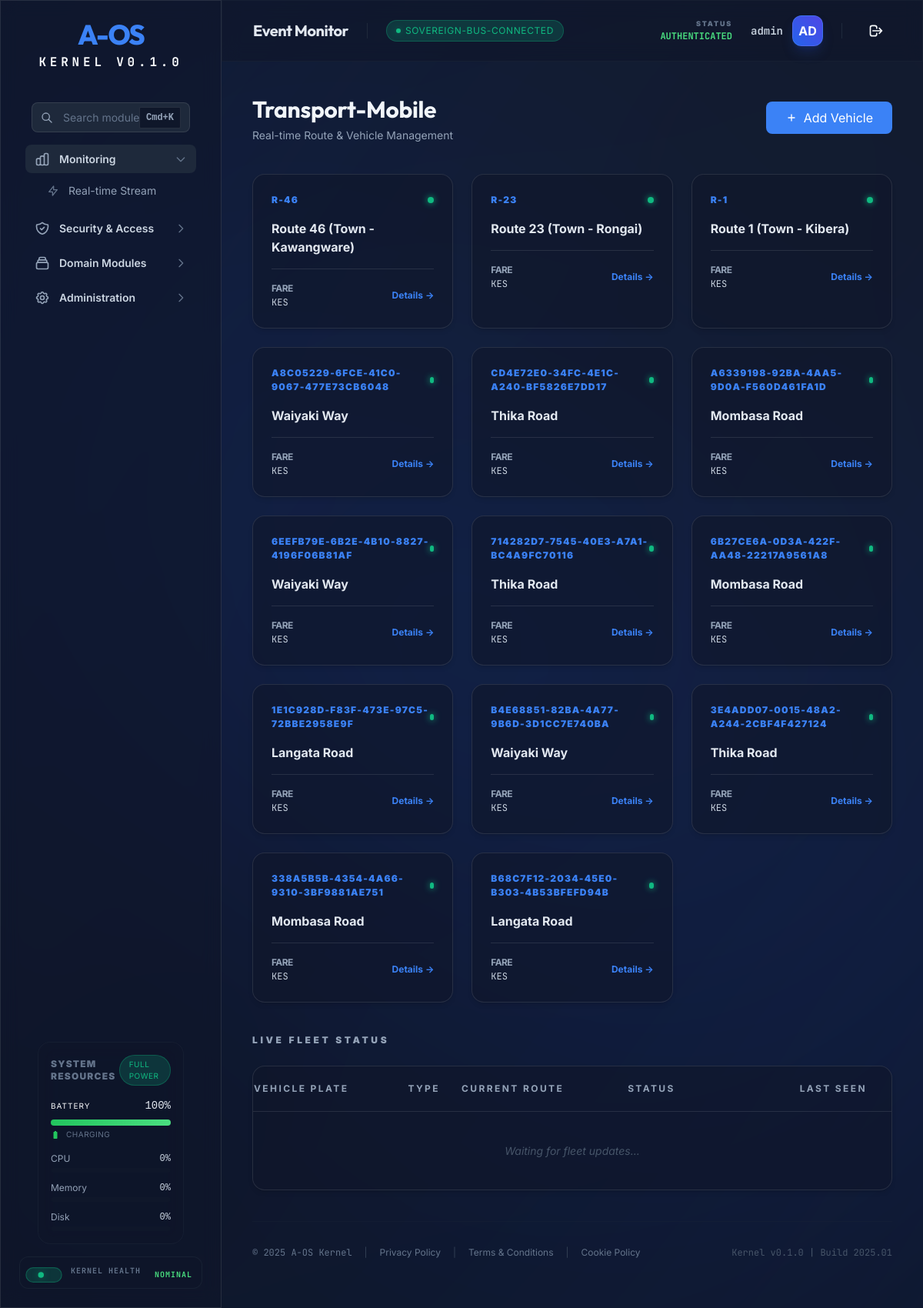
Screenshot of /transport/ (signed in) with the database file from the repository.
### tables this page shows
CREATE TABLE transport_zones (
        id TEXT PRIMARY KEY,
        name TEXT NOT NULL,
        type TEXT NOT NULL, -- road, area, stage, junction
        location_scope TEXT,
        active BOOLEAN DEFAULT 1,
        created_at DATETIME DEFAULT CURRENT_TIMESTAMP
    );

### aos/api/routers/transport.py (the view)
@router.get("/", response_class=HTMLResponse)
async def transport_root(request: Request, current_user: dict = Depends(get_current_operator)):
    if not transport_state.module:
        return HTMLResponse("TransportModule not initialized", status_code=500)
    routes = transport_state.module.list_routes()
    return templates.TemplateResponse(
        "transport.html",
        {
            "request": request,
            "user": current_user,
            "routes": routes
        }
    )

### aos/api/templates/transport.html (shortened to what this page needs)
{% extends "dashboard.html" %}
{% block content %}
<div class="space-y-10 fade-in">
    <div class="flex items-center justify-between">
        <div>
            <h2 class="aos-h2 text-[var(--aos-neutral-100)]">Transport-Mobile</h2>
            <p class="aos-text-muted aos-text-sm aos-mt-1">Real-time Route & Vehicle Management</p>
        </div>
        <div class="flex space-x-4">
            <button class="aos-btn aos-btn-primary aos-size-md" hx-get="/transport/vehicle/new"
                hx-target="#transport-modal-content"
                onclick="document.getElementById('transport-modal').classList.remove('hidden')">
                <svg class="w-4 h-4" fill="none" stroke="currentColor" viewBox="0 0 24 24">
                    <path stroke-linecap="round" stroke-linejoin="round" stroke-width="2" d="M12 6v6m0 0v6m0-6h6m0-0H6">
                    </path>
                </svg>
                <span>Add Vehicle</span>
            </button>
        </div>
    </div>
    <div class="grid grid-cols-1 md:grid-cols-3 gap-6">
        {% for route in routes %}
        {% call card(class="hover:border-[var(--aos-primary-base)]/50 transition-colors cursor-pointer group") %}
        <div class="flex items-center justify-between mb-4">
            <span class="aos-text-xs font-black text-[var(--aos-primary-base)] uppercase tracking-widest">{{ route.id
                }}</span>
            <div class="w-2 h-2 rounded-full bg-[var(--aos-success-base)] shadow-[0_0_8px_var(--aos-success-base)]">
            </div>
        </div>
        <h4
            class="aos-text-lg font-bold text-[var(--aos-neutral-200)] group-hover:text-[var(--aos-primary-base)] transition-colors">
            {{ route.name }}</h4>
        <div class="mt-4 pt-4 border-t border-[var(--aos-surface-border)] flex items-center justify-between">
            <div class="aos-text-xs aos-text-muted">
                <span class="block uppercase font-bold tracking-tighter">Fare</span>
                <span class="text-[var(--aos-neutral-300)] aos-text-mono">KES {{ route.base_price }}</span>
            </div>
            <a href="/transport/route/{{ route.id }}"
                class="aos-text-xs font-bold text-[var(--aos-primary-base)] hover:text-[var(--aos-primary-active)]">Details
                →</a>
        </div>
        {% endcall %}
        {% endfor %}
    </div>
    <div class="space-y-6">
        <h3 class="aos-text-xs font-black aos-text-muted uppercase tracking-[0.3em]">Live Fleet Status</h3>
        {% call card(padding="0") %}
        <div class="overflow-x-auto">
            <table class="w-full text-left border-collapse">
                <thead class="bg-[var(--aos-surface-elevated)]/50 border-b border-[var(--aos-surface-border)]">
                    <tr class="aos-text-xs aos-text-muted uppercase tracking-[0.2em] font-black">
                        <th class="aos-px-8 aos-py-5">Vehicle Plate</th>
                        <th class="aos-px-8 aos-py-5">Type</th>
                        <th class="aos-px-8 aos-py-5">Current Route</th>
                        <th class="aos-px-8 aos-py-5">Status</th>
                        <th class="px-8 py-5 text-right">Last Seen</th>
                    </tr>
                </thead>
                <tbody id="fleet-status-body" class="divide-y divide-slate-800/30">
                    <tr class="aos-text-sm aos-text-secondary">
                        <td colspan="5" class="px-8 py-10 text-center italic text-slate-600">
                            Waiting for fleet updates...
                        </td>
                    </tr>
                </tbody>
            </table>
        </div>
        {% endcall %}
    </div>
</div>
{% endblock %}

### aos/api/templates/components/atoms/Card.html (shortened to what this page needs)
{% macro card(
padding="6",
glass=True,
interactive=False,
class="",
id=None
) %}
<div {% if id %}id="{{ id }}" {% endif %}
    class="aos-card {% if glass %}aos-glass{% endif %} {% if interactive %}aos-card-interactive{% endif %} p-{{ padding }} {{ class }}">
    {{ caller() }}
</div>
{% endmacro %}

### rows the page displays
transport_zones: id "R-46", name "Route 46 (Town - Kawangware)"
transport_zones: id "R-23", name "Route 23 (Town - Rongai)"
transport_zones: id "R-1", name "Route 1 (Town - Kibera)"
transport_zones: id "A8C05229-6FCE-41C0-9067-477E73CB6048", name "Waiyaki Way"
transport_zones: id "CD4E72E0-34FC-4E1C-A240-BF5826E7DD17", name "Thika Road"
transport_zones: id "A6339198-92BA-4AA5-9D0A-F560D461FA1D", name "Mombasa Road"
transport_zones: id "6EEFB79E-6B2E-4B10-8827-4196F06B81AF", name "Waiyaki Way"
transport_zones: id "714282D7-7545-40E3-A7A1-BC4A9FC70116", name "Thika Road"
transport_zones: id "6B27CE6A-0D3A-422F-AA48-22217A9561A8", name "Mombasa Road"
transport_zones: id "1E1C928D-F83F-473E-97C5-72BBE2958E9F", name "Langata Road"
transport_zones: id "B4E68851-82BA-4A77-9B6D-3D1CC7E740BA", name "Waiyaki Way"
transport_zones: id "3E4ADD07-0015-48A2-A244-2CBF4F427124", name "Thika Road"
transport_zones: id "338A5B5B-4354-4A66-9310-3BF9881AE751", name "Mombasa Road"
transport_zones: id "B68C7F12-2034-45E0-B303-4B53BFEFD94B", name "Langata Road"

### other values shown
{{ title }} "Monitoring Security & Access Domain Modules Administration"
{{ item.text }} "Real-time Stream"
{{ name }} "KERNEL HEALTH"
{{ status_text }} "NOMINAL"
{{ text }} "SOVEREIGN-BUS-CONNECTED"
{{ user.username }} "admin"
{{ user.username[:2].upper() }} "AD"
